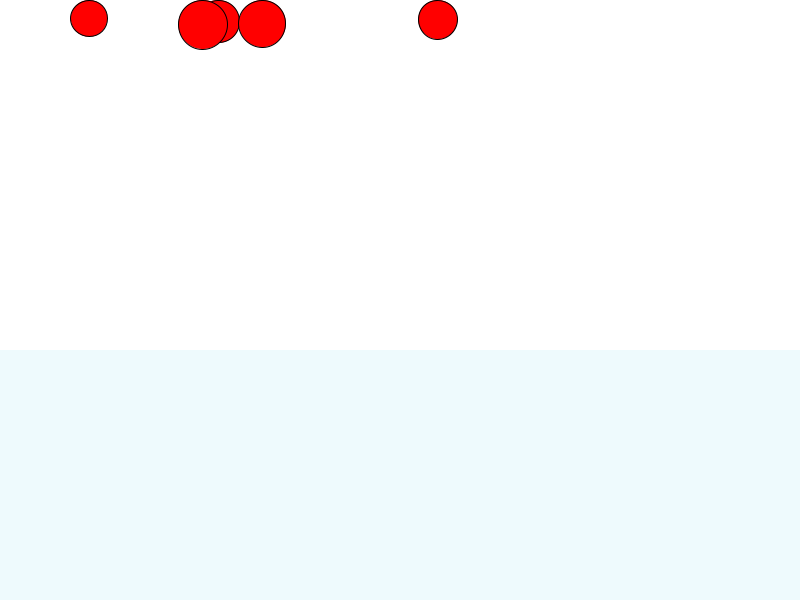
Frame 1 (no input)
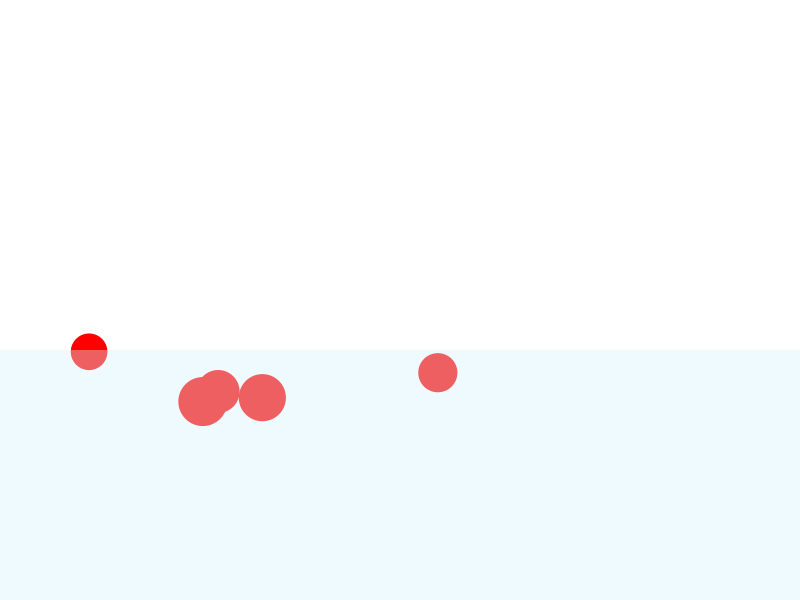
Frame 60 (the mouse pressed at the canvas centre just before this capture)
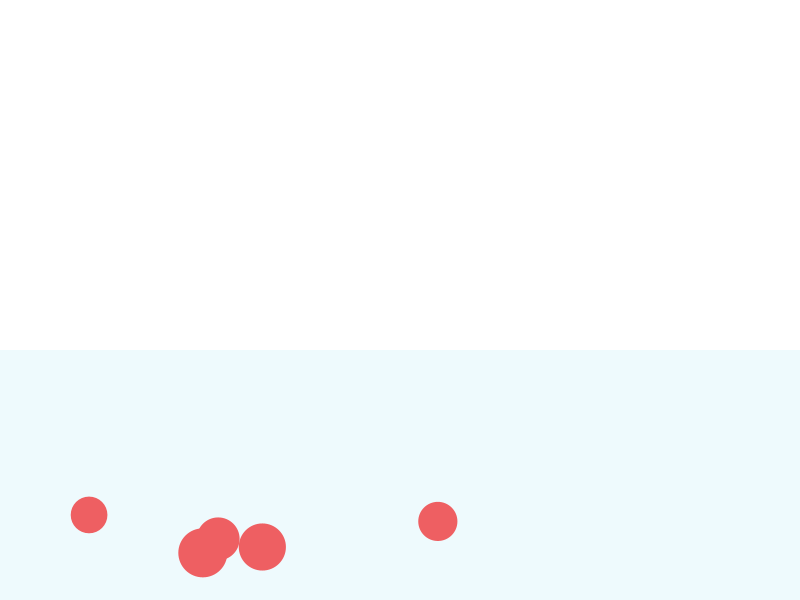
Frame 120 (the mouse held since frame 60 and released just before this capture)

The Processing sketch that drew these frames (run headless with seeded random() and noise(); from frame 60 on, the mouse is pressed at the canvas centre):

// Processing sketch: water_ball_12_05_22
// ── water_ball_12_05_22.pde
Water water;
Ball[] balls;

void setup(){
  size(800, 600);
  water = new Water();
  balls = new Ball[5];
  
  for (int i = 0; i < balls.length; i++){
    balls[i] = new Ball(random(15, 25));
  }
}


void draw(){
  background(255);
  
  for (int i=0; i<balls.length; i++){
    balls[i].display();
    balls[i].move();
    balls[i].edge();
    balls[i].applyGravity();
    water.applyDragForce(balls[i]);
  }
  
  water.display();
  
}

// ── Ball.pde
class Ball {
  PVector loc;
  PVector vel;
  PVector acc;
  
  float mass;
  float radius;
  
  boolean isRest = false;
  
  public Ball(float mass){
    this.mass = mass;
    this.radius = mass;
    
    loc = new PVector(random(radius, width - radius), radius);
    vel = new PVector(0, 0);
    PVector force = new PVector(0, 6);
    force.div(mass);
    acc = force;
    
    ellipseMode(RADIUS);
  }
  
  void display(){
    fill(255, 0, 0);
    ellipse(loc.x, loc.y, radius, radius);
  }
  
  
  void move(){
    vel.add(acc);
    loc.add(vel);
    acc.mult(0);
  }
  
  
  void applyGravity(){
    PVector force = new PVector(0, 0.01);
    //PVector gravity = PVector.div(force, mass);
    force.mult(mass);
    acc.add(force);
  }
  
  void edge(){
    if (loc.y >= height - radius){
      isRest = true;
      loc.y = height - radius;
    }
  }
  
  
}

// ── Water.pde
class Water {
  float start_x;
  float start_y;
  float end_x;
  float end_y;
  
  public Water() {
    start_x = 0;
    start_y = 350;
    end_x = width;
    end_y = height;
    
    rectMode(CORNERS);
  }
  
  
  void display() {
    noStroke();
    fill(212, 241, 249, 100);
    rect(start_x, start_y, end_x, end_y);
  }
  
  
  // Drag force applied upward
  void applyDragForce(Ball ball){
    
    if (!(ball.loc.y > start_y + ball.radius) || ball.isRest)
      return;
    
    
    PVector drag = ball.vel.copy();
    drag.normalize();
    drag.mult(-1);
    float speed = ball.vel.mag();
    drag.mult(0.04 * speed * speed);
    
    
    ball.acc.add(drag);
    
  }
  
  
}
